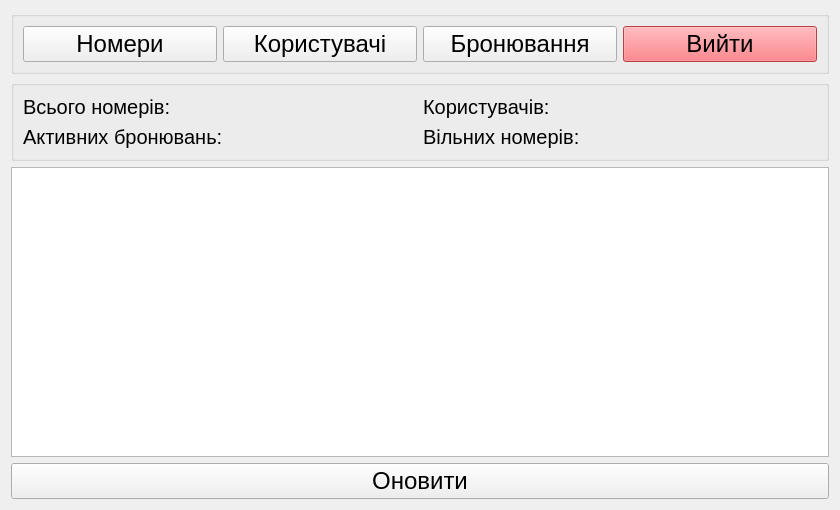
<?xml version="1.0" encoding="UTF-8"?>
<ui version="4.0">
 <class>AdminPanel</class>
 <widget class="QWidget" name="AdminPanel">
  <property name="geometry">
   <rect>
    <x>0</x>
    <y>0</y>
    <width>840</width>
    <height>510</height>
   </rect>
  </property>
  <property name="windowTitle">
   <string>Form</string>
  </property>
  <layout class="QGridLayout" name="gridLayout_2">
   <item row="0" column="0">
    <widget class="QGroupBox" name="groupBox">
     <property name="title">
      <string/>
     </property>
     <layout class="QHBoxLayout" name="horizontalLayout">
      <item>
       <widget class="QPushButton" name="pbRooms">
        <property name="font">
         <font>
          <pointsize>18</pointsize>
         </font>
        </property>
        <property name="text">
         <string>Номери</string>
        </property>
       </widget>
      </item>
      <item>
       <widget class="QPushButton" name="pbUsers">
        <property name="font">
         <font>
          <pointsize>18</pointsize>
         </font>
        </property>
        <property name="text">
         <string>Користувачі</string>
        </property>
       </widget>
      </item>
      <item>
       <widget class="QPushButton" name="pbBookings">
        <property name="font">
         <font>
          <pointsize>18</pointsize>
         </font>
        </property>
        <property name="text">
         <string>Бронювання</string>
        </property>
       </widget>
      </item>
      <item>
       <widget class="QPushButton" name="pbLogout">
        <property name="font">
         <font>
          <pointsize>18</pointsize>
         </font>
        </property>
        <property name="styleSheet">
         <string notr="true">background: #fd5c63</string>
        </property>
        <property name="text">
         <string>Вийти</string>
        </property>
       </widget>
      </item>
     </layout>
    </widget>
   </item>
   <item row="1" column="0">
    <widget class="QGroupBox" name="groupBox_2">
     <property name="title">
      <string/>
     </property>
     <layout class="QGridLayout" name="gridLayout">
      <item row="0" column="0">
       <layout class="QHBoxLayout" name="horizontalLayout_2">
        <item>
         <widget class="QLabel" name="lblTotalRooms">
          <property name="font">
           <font>
            <pointsize>15</pointsize>
           </font>
          </property>
          <property name="text">
           <string>Всього номерів:</string>
          </property>
         </widget>
        </item>
        <item>
         <widget class="QLabel" name="lblTotalUsers">
          <property name="font">
           <font>
            <pointsize>15</pointsize>
           </font>
          </property>
          <property name="text">
           <string>Користувачів: </string>
          </property>
         </widget>
        </item>
       </layout>
      </item>
      <item row="1" column="0">
       <layout class="QHBoxLayout" name="horizontalLayout_3">
        <item>
         <widget class="QLabel" name="lblActiveBookings">
          <property name="font">
           <font>
            <pointsize>15</pointsize>
           </font>
          </property>
          <property name="text">
           <string>Активних бронювань: </string>
          </property>
         </widget>
        </item>
        <item>
         <widget class="QLabel" name="lblAvailableRooms">
          <property name="font">
           <font>
            <pointsize>15</pointsize>
           </font>
          </property>
          <property name="text">
           <string>Вільних номерів:</string>
          </property>
         </widget>
        </item>
       </layout>
      </item>
     </layout>
    </widget>
   </item>
   <item row="2" column="0">
    <widget class="QTableView" name="tableViewBookings"/>
   </item>
   <item row="3" column="0">
    <widget class="QPushButton" name="pbRefresh">
     <property name="font">
      <font>
       <pointsize>18</pointsize>
      </font>
     </property>
     <property name="text">
      <string>Оновити</string>
     </property>
    </widget>
   </item>
  </layout>
 </widget>
 <resources/>
 <connections/>
</ui>
